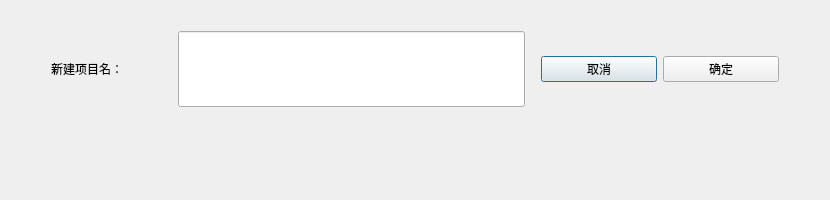
<?xml version="1.0" encoding="UTF-8"?>
<ui version="4.0">
 <class>NewProject</class>
 <widget class="QDialog" name="NewProject">
  <property name="geometry">
   <rect>
    <x>0</x>
    <y>0</y>
    <width>830</width>
    <height>200</height>
   </rect>
  </property>
  <property name="windowTitle">
   <string>新建项目</string>
  </property>
  <layout class="QVBoxLayout" name="verticalLayout_2">
   <item>
    <layout class="QVBoxLayout" name="verticalLayout" stretch="0,1,1">
     <item>
      <spacer name="verticalSpacer_2">
       <property name="orientation">
        <enum>Qt::Vertical</enum>
       </property>
       <property name="sizeHint" stdset="0">
        <size>
         <width>20</width>
         <height>20</height>
        </size>
       </property>
      </spacer>
     </item>
     <item>
      <layout class="QHBoxLayout" name="horizontalLayout" stretch="0,1,0,3,0,1,1,0">
       <item>
        <spacer name="horizontalSpacer">
         <property name="orientation">
          <enum>Qt::Horizontal</enum>
         </property>
         <property name="sizeHint" stdset="0">
          <size>
           <width>40</width>
           <height>20</height>
          </size>
         </property>
        </spacer>
       </item>
       <item>
        <widget class="QLabel" name="label">
         <property name="text">
          <string>新建项目名：</string>
         </property>
        </widget>
       </item>
       <item>
        <spacer name="horizontalSpacer_2">
         <property name="orientation">
          <enum>Qt::Horizontal</enum>
         </property>
         <property name="sizeHint" stdset="0">
          <size>
           <width>5</width>
           <height>20</height>
          </size>
         </property>
        </spacer>
       </item>
       <item>
        <widget class="QLineEdit" name="lineEdit">
         <property name="sizePolicy">
          <sizepolicy hsizetype="Expanding" vsizetype="Expanding">
           <horstretch>0</horstretch>
           <verstretch>0</verstretch>
          </sizepolicy>
         </property>
         <property name="font">
          <font>
           <pointsize>17</pointsize>
          </font>
         </property>
        </widget>
       </item>
       <item>
        <spacer name="horizontalSpacer_4">
         <property name="orientation">
          <enum>Qt::Horizontal</enum>
         </property>
         <property name="sizeHint" stdset="0">
          <size>
           <width>10</width>
           <height>20</height>
          </size>
         </property>
        </spacer>
       </item>
       <item>
        <widget class="QPushButton" name="pushButtonCancel">
         <property name="text">
          <string>取消</string>
         </property>
        </widget>
       </item>
       <item>
        <widget class="QPushButton" name="pushButtonOK">
         <property name="text">
          <string>确定</string>
         </property>
        </widget>
       </item>
       <item>
        <spacer name="horizontalSpacer_3">
         <property name="orientation">
          <enum>Qt::Horizontal</enum>
         </property>
         <property name="sizeHint" stdset="0">
          <size>
           <width>40</width>
           <height>20</height>
          </size>
         </property>
        </spacer>
       </item>
      </layout>
     </item>
     <item>
      <layout class="QHBoxLayout" name="horizontalLayout_2" stretch="0,1,0">
       <item>
        <spacer name="horizontalSpacer_5">
         <property name="orientation">
          <enum>Qt::Horizontal</enum>
         </property>
         <property name="sizeHint" stdset="0">
          <size>
           <width>40</width>
           <height>20</height>
          </size>
         </property>
        </spacer>
       </item>
       <item>
        <widget class="QLabel" name="labelAlert">
         <property name="text">
          <string/>
         </property>
         <property name="alignment">
          <set>Qt::AlignCenter</set>
         </property>
        </widget>
       </item>
       <item>
        <spacer name="horizontalSpacer_6">
         <property name="orientation">
          <enum>Qt::Horizontal</enum>
         </property>
         <property name="sizeHint" stdset="0">
          <size>
           <width>40</width>
           <height>20</height>
          </size>
         </property>
        </spacer>
       </item>
      </layout>
     </item>
    </layout>
   </item>
  </layout>
 </widget>
 <resources/>
 <connections/>
</ui>
